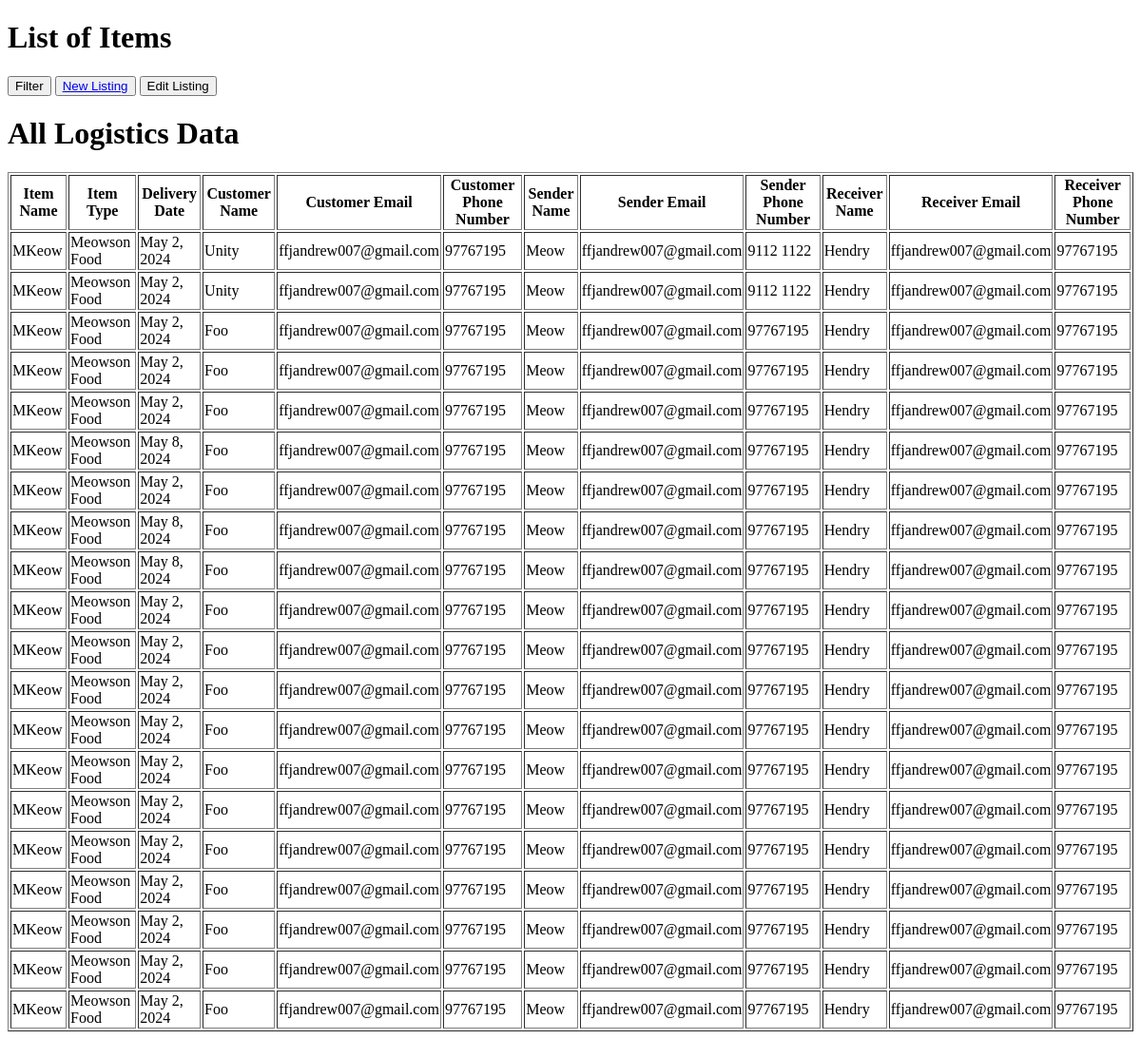
Before: /items/ with the older database file.
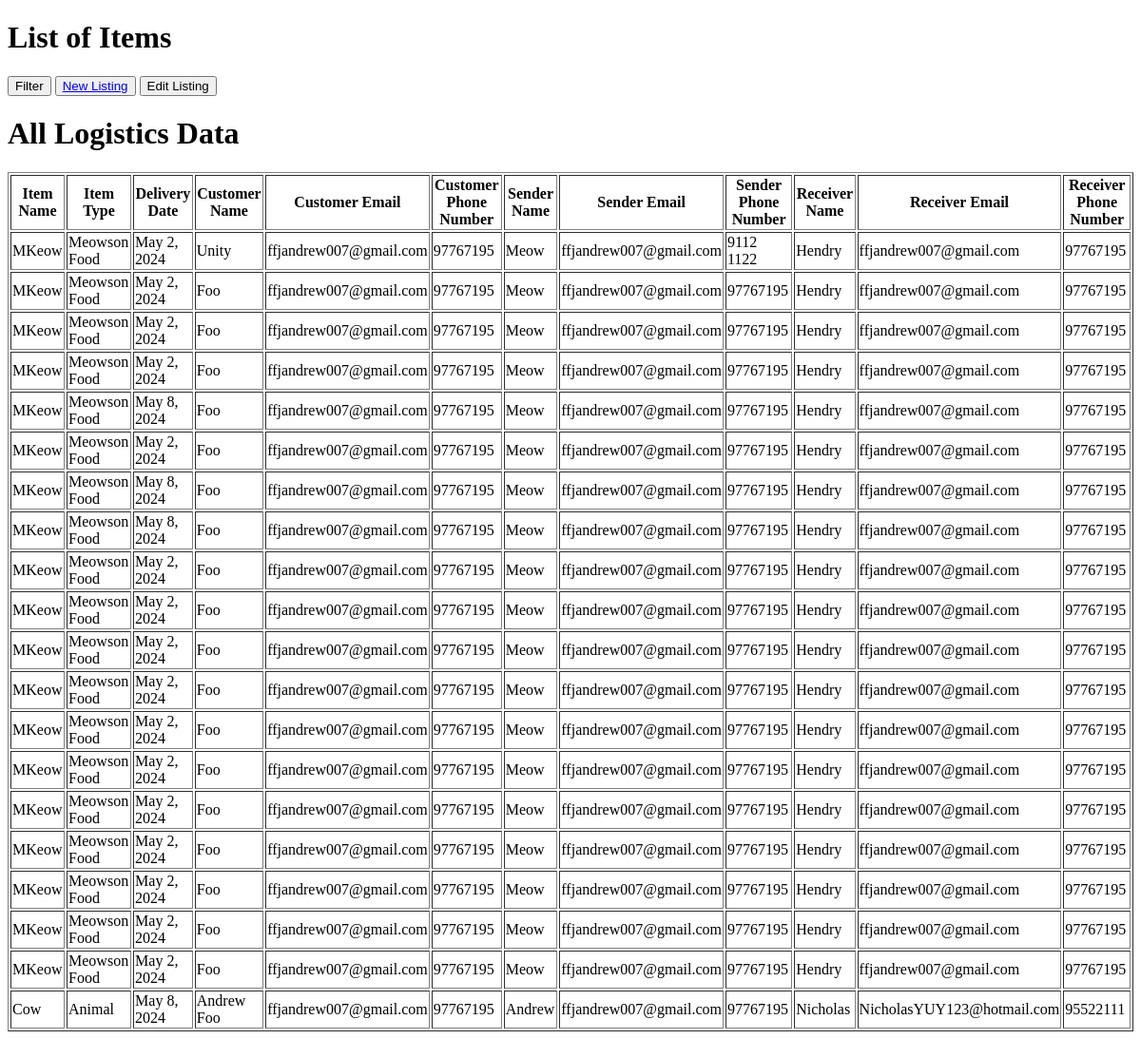
After: the same page with the newer database file.
### logisticstart/models.py (models this page shows, shortened)
class NewListing(models.Model):
    item_name = models.CharField(max_length=100)
    item_type = models.CharField(max_length=100)
    delivery_date = models.DateField()
    sender_name = models.CharField(max_length=100)
    sender_phone = models.CharField(max_length=15)
    sender_email = models.EmailField()
    recipient_name = models.CharField(max_length=100)
    recipient_phone = models.CharField(max_length=15)
    recipient_email = models.EmailField()
    customer_name = models.CharField(max_length=100)
    customer_email = models.EmailField()
    customer_phone = models.CharField(max_length=15)

### logisticstart/views.py (the view)
# urls.py: path('items/', views.logisticitems_list, name='logisticstart-list'), #look for logisticitems_list function
def logisticitems_list(request):
    items = NewListing.objects.all()
    return render(request, 'logisticstart/items_list.html', {'items': items})

### logisticstart/templates/logisticstart/items_list.html (shortened to what this page needs)
<!DOCTYPE html>
<html>
<head>
</head>
<body>
    <header>
        <h1>List of Items</h1>
    </header>
    <div>
        <button>Filter</button>
        <button>
            <a href="{% url 'logisticstart-form' %}">New Listing</a>
        </button>
        <button>Edit Listing</button>
    </div>
    <h1>All Logistics Data</h1>
    <table border="1">
        <thead>
            <tr>
                <th>Item Name</th>
                <th>Item Type</th>
                <th>Delivery Date</th>
                <th>Customer Name</th>
                <th>Customer Email</th>
                <th>Customer Phone Number</th>
                <th>Sender Name</th>
                <th>Sender Email</th>
                <th>Sender Phone Number</th>
                <th>Receiver Name</th>
                <th>Receiver Email</th>
                <th>Receiver Phone Number</th>
            </tr>
        </thead>
        <tbody>
            {% for item in items %}
            <tr>
                <td>{{item.item_name}}</td>
                <td>{{ item.item_type }}</td>
                <td>{{ item.delivery_date }}</td>
                <td>{{ item.customer_name }}</td>
                <td>{{ item.customer_email }}</td>
                <td>{{ item.customer_phone }}</td>
                <td>{{ item.sender_name }}</td>
                <td>{{ item.sender_email }}</td>
                <td>{{ item.sender_phone }}</td>
                <td>{{ item.recipient_name }}</td>
                <td>{{ item.recipient_email }}</td>
                <td>{{ item.recipient_phone }}</td>
            </tr>
            {% endfor %}
        </tbody>
    </table>
</body>
</html>

Changed rows visible on the page:
removed NewListing: item_name "MKeow", item_type "Meowson Food", delivery_date "May 2, 2024", customer_name "Unity", customer_email "ffjandrew007@gmail.com", customer_phone "97767195", sender_name "Meow", sender_email "ffjandrew007@gmail.com", sender_phone "9112 1122", recipient_name "Hendry", recipient_email "ffjandrew007@gmail.com", recipient_phone "97767195"
added NewListing: item_name "Cow", item_type "Animal", delivery_date "May 8, 2024", customer_name "Andrew Foo", customer_email "ffjandrew007@gmail.com", customer_phone "97767195", sender_name "Andrew", sender_email "ffjandrew007@gmail.com", sender_phone "97767195", recipient_name "Nicholas", recipient_email "NicholasYUY123@hotmail.com", recipient_phone "95522111"
